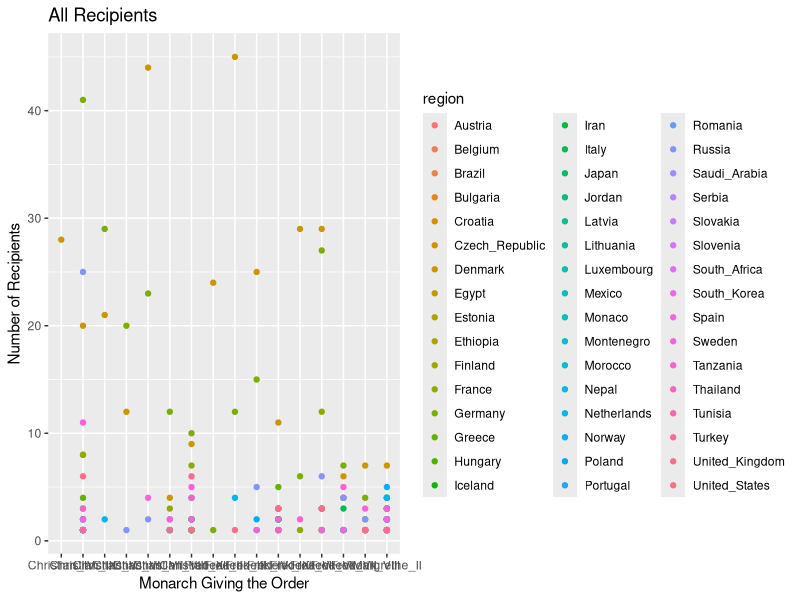
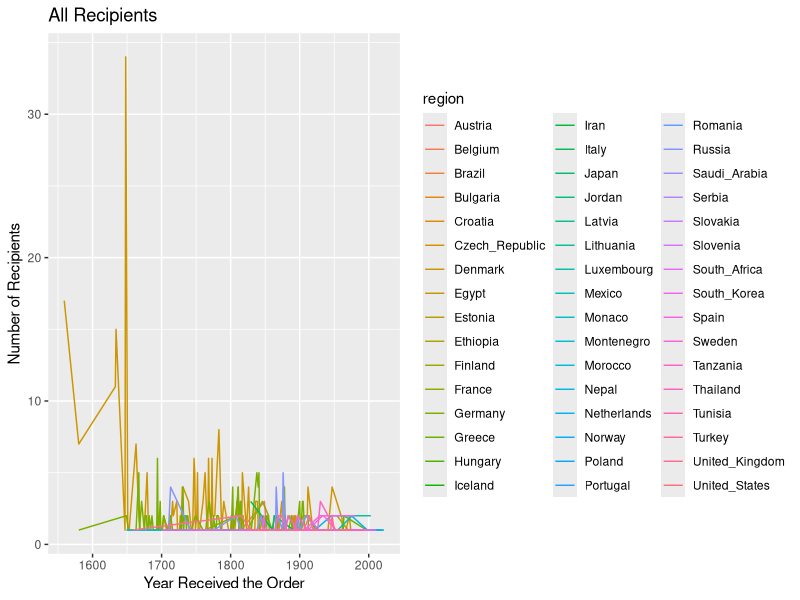
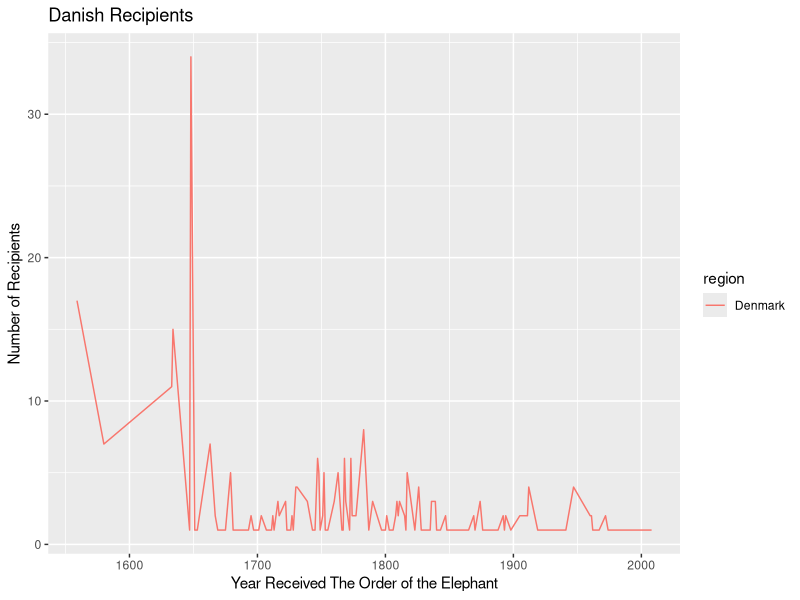
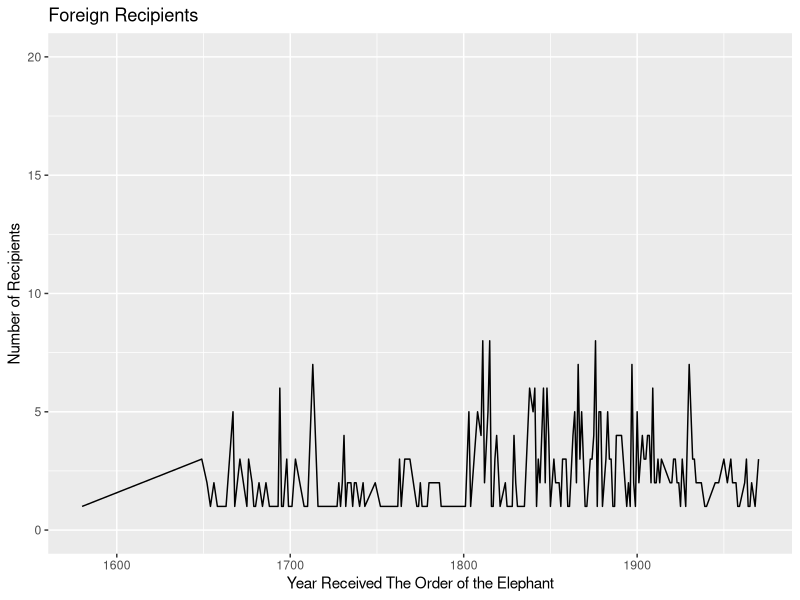
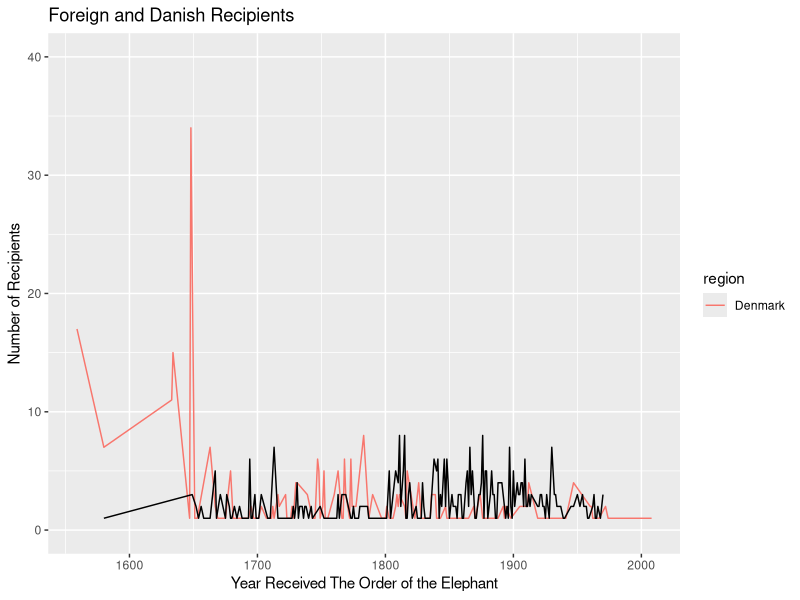
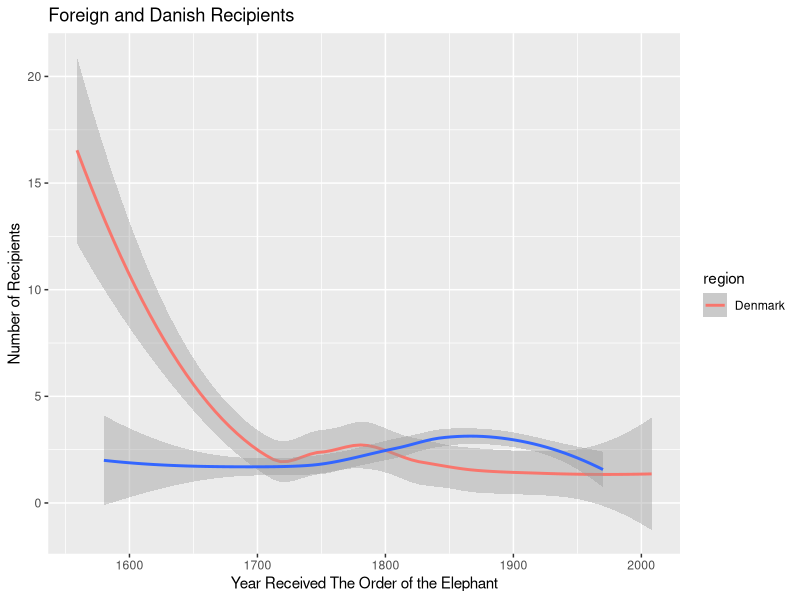
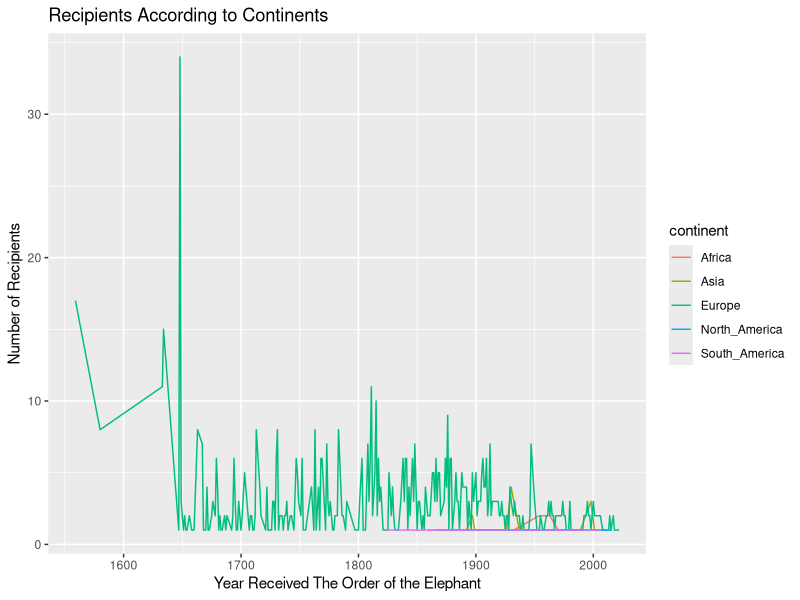
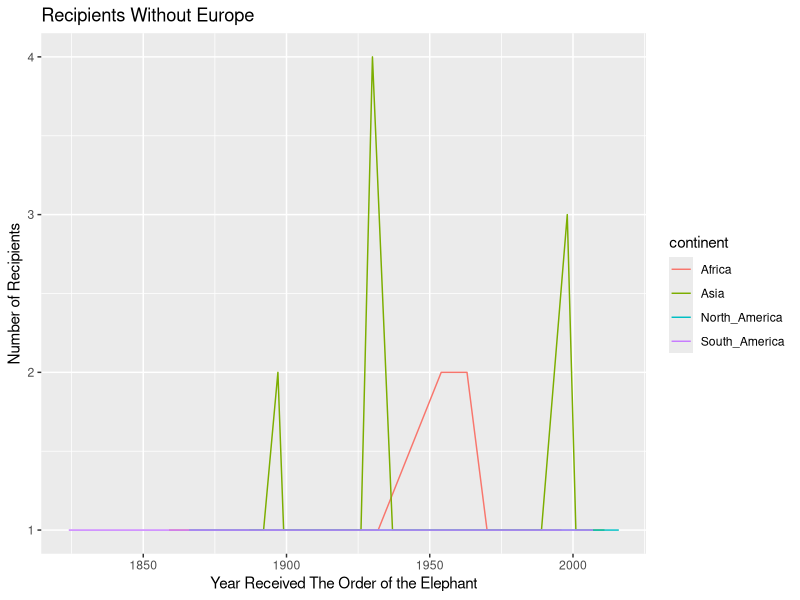

These charts were generated, in order, by the following R code:
## ---- chunk 1
knitr::opts_chunk$set(echo = TRUE)
## ---- chunk 2
library(tidyverse)
library(ggplot2)
library(dplyr)
## ---- chunk 3
Elephant_real <- read_csv("Elephant_real.csv")
## ---- chunk 4
elephant_sum_monarch <- Elephant_real %>% count(Elephant_real$reigning_monarch_of_Denmark, sort = TRUE)
## ---- chunk 5
elephant_sum_region <- Elephant_real %>% count(region, year_received_the_Order_of_the_Elephant, sort = TRUE)
## ---- chunk 6
nrow(Elephant_real[Elephant_real$reigning_monarch_of_Denmark == 'Frederik_IX' & Elephant_real$region == 'Russia', ]) 
## ---- chunk 7
elephant_without_denmark <- Elephant_real[rowSums(Elephant_real=="Denmark")==0,,drop=FALSE]
## ---- chunk 8
elephant_only_denmark <- filter(elephant_sum_region, region == "Denmark")
## ---- chunk 9
elephant_by_king <- Elephant_real %>% group_by(reigning_monarch_of_Denmark, region) %>% 
  summarise(distinct_order = n_distinct(key_ID))
elephant_by_king
ggplot(data = elephant_by_king) +
  geom_point(mapping=aes(x = reigning_monarch_of_Denmark, y = distinct_order, color = region)) + ggtitle("All Recipients") + xlab("Monarch Giving the Order") + ylab("Number of Recipients")
## ---- chunk 10
ggplot(data = elephant_sum_region) +
geom_line(mapping =aes(x = year_received_the_Order_of_the_Elephant, y = n, color = region)) + ggtitle("All Recipients") + xlab("Year Received the Order") + ylab("Number of Recipients")
## ---- chunk 11
ggplot(data = elephant_only_denmark) +
  geom_line(mapping = aes (x = year_received_the_Order_of_the_Elephant, y = n, color = region)) + ggtitle("Danish Recipients") + xlab("Year Received The Order of the Elephant") + ylab("Number of Recipients")
## ---- chunk 12
elephant_sum_foreign <- elephant_without_denmark %>% count(year_received_the_Order_of_the_Elephant, sort = TRUE) 
## ---- chunk 13
ggplot(data = elephant_sum_foreign) +
  geom_line(mapping = aes(x = year_received_the_Order_of_the_Elephant, y = n)) +
ylim(0, 20) + ggtitle("Foreign Recipients") + xlab("Year Received The Order of the Elephant") + ylab("Number of Recipients")
## ---- chunk 14
ggplot () +
  geom_line(data = elephant_only_denmark, mapping = aes (x = year_received_the_Order_of_the_Elephant, y = n, color = region)) +
  geom_line(data = elephant_sum_foreign, mapping = aes(x = year_received_the_Order_of_the_Elephant, y = n)) + 
  ylim(0, 40) + ggtitle("Foreign and Danish Recipients") + xlab("Year Received The Order of the Elephant") + ylab("Number of Recipients")

## ---- chunk 15
ggplot () +
  geom_smooth(data = elephant_only_denmark, mapping = aes (x = year_received_the_Order_of_the_Elephant, y = n, color = region)) +
  geom_smooth(data = elephant_sum_foreign, mapping = aes(x = year_received_the_Order_of_the_Elephant, y = n)) + ggtitle("Foreign and Danish Recipients") + xlab("Year Received The Order of the Elephant") + ylab("Number of Recipients")
## ---- chunk 16
elephant_continent <- Elephant_real %>% count (continent, year_received_the_Order_of_the_Elephant, sort = TRUE)
## ---- chunk 17
elephant_continent_without_europe <- elephant_continent[rowSums(elephant_continent=="Europe")==0,,drop=FALSE]
## ---- chunk 18
ggplot(data = elephant_continent) +
geom_line(mapping = aes(x = year_received_the_Order_of_the_Elephant, y = n,color = continent)) + ggtitle("Recipients According to Continents") + xlab("Year Received The Order of the Elephant") + ylab("Number of Recipients")
## ---- chunk 19
ggplot(data = elephant_continent_without_europe) +
geom_line(mapping = aes(x = year_received_the_Order_of_the_Elephant, y = n,color = continent)) + ggtitle("Recipients Without Europe") + xlab("Year Received The Order of the Elephant") + ylab("Number of Recipients")
